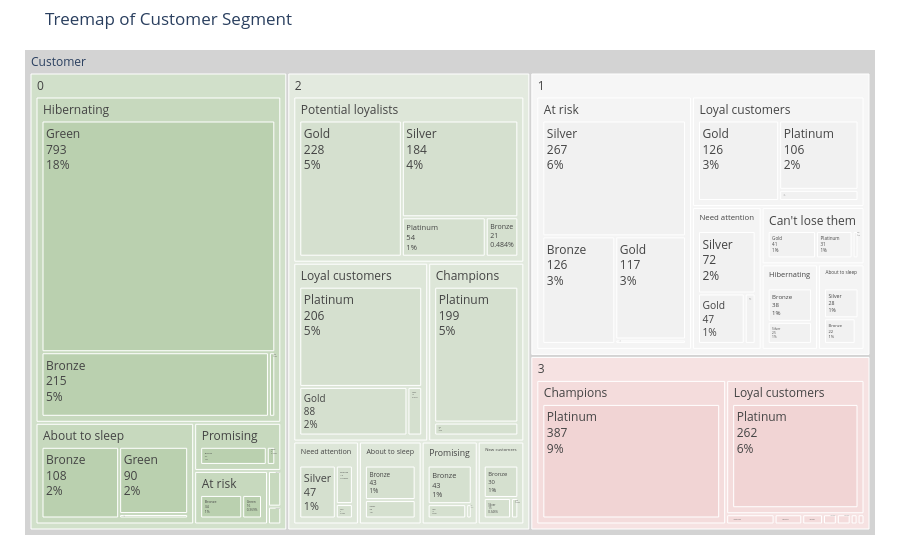

Notebook source saved alongside this figure:
### Code cell
# Aggregate data by each customer
fig5 = rfm.groupby(['Cluster', 'Segment', 'Score']).agg({'CustomerID': lambda x: len(x)}).reset_index()

# Rename columns
fig5.rename(columns={'CustomerID': 'Count'}, inplace=True)
fig5['percent'] = (fig5['Count'] / fig5['Count'].sum()) * 100
fig5['percent'] = fig5['percent'].round(1)

fig5.head()
colors=['#bad0af','#d5e0cf','#f1f1f1','#f1d4d4'] #color palette
import plotly.express as px
fig = px.treemap(fig5, path=[px.Constant("Customer"), 'Cluster', 'Segment', 'Score'], values='Count'
                ,title="Treemap of Customer Segment")
fig.update_traces(root_color="lightgrey")
fig.update_layout(margin = dict(t=50, l=25, r=25, b=25))

fig.update_layout(
    treemapcolorway = colors, #defines the colors in the treemap
    margin = dict(t=50, l=25, r=25, b=25))

fig.data[0].textinfo = 'label+text+value+percent root'
fig.show()

### Figure 1 — Plotly figure (JSON) as saved in the notebook; plotly's stock layout.template omitted (floating-point values rounded to 4 significant figures)
{"data": [{"branchvalues": "total", "domain": {"x": [0, 1], "y": [0, 1]}, "hovertemplate": "labels=%{label}<br>Count=%{value}<br>parent=%{parent}<br>id=%{id}<extra></extra>", "ids": ["Customer/0/About to sleep/Bronze", "Customer/0/About to sleep/Green", "Customer/0/About to sleep/Silver", "Customer/0/At risk/Bronze", "Customer/0/At risk/Green", "Customer/0/Hibernating/Bronze", "Customer/0/Hibernating/Green", "Customer/0/Hibernating/Silver", "Customer/0/Need attention/Bronze", "Customer/0/New customers/Bronze", "Customer/0/New customers/Silver", "Customer/0/Promising/Bronze", "Customer/0/Promising/Silver", "Customer/1/About to sleep/Bronze", "Customer/1/About to sleep/Gold", "Customer/1/About to sleep/Silver", "Customer/1/At risk/Bronze", "Customer/1/At risk/Gold", "Customer/1/At risk/Green", "Customer/1/At risk/Silver", "Customer/1/Can't lose them/Gold", "Customer/1/Can't lose them/Platinum", "Customer/1/Can't lose them/Silver", "Customer/1/Hibernating/Bronze", "Customer/1/Hibernating/Silver", "Customer/1/Loyal customers/Gold", "Customer/1/Loyal customers/Platinum", "Customer/1/Loyal customers/Silver", "Customer/1/Need attention/Bronze", "Customer/1/Need attention/Gold", "Customer/1/Need attention/Silver", "Customer/2/About to sleep/Bronze", "Customer/2/About to sleep/Silver", "Customer/2/Champions/Gold", "Customer/2/Champions/Platinum", "Customer/2/Loyal customers/Gold", "Customer/2/Loyal customers/Platinum", "Customer/2/Loyal customers/Silver", "Customer/2/Need attention/Bronze", "Customer/2/Need attention/Gold", "Customer/2/Need attention/Silver", "Customer/2/New customers/Bronze", "Customer/2/New customers/Gold", "Customer/2/New customers/Silver", "Customer/2/Potential loyalists/Bronze", "Customer/2/Potential loyalists/Gold", "Customer/2/Potential loyalists/Platinum", "Customer/2/Potential loyalists/Silver", "Customer/2/Promising/Bronze", "Customer/2/Promising/Gold", "Customer/2/Promising/Silver", "Customer/3/About to sleep/Gold", "Customer/3/At risk/Gold", "Customer/3/Can't lose them/Platinum", "Customer/3/Champions/Platinum", "Customer/3/Hibernating/Bronze", "Customer/3/Loyal customers/Platinum", "Customer/3/Need attention/Gold", "Customer/3/New customers/Gold", "Customer/3/Potential loyalists/Platinum", "Customer/0/About to sleep", "Customer/0/At risk", "Customer/0/Hibernating", "Customer/0/Need attention", "Customer/0/New customers", "Customer/0/Promising", "Customer/1/About to sleep", "Customer/1/At risk", "Customer/1/Can't lose them", "Customer/1/Hibernating", "Customer/1/Loyal customers", "Customer/1/Need attention", "Customer/2/About to sleep", "Customer/2/Champions", "Customer/2/Loyal customers", "Customer/2/Need attention", "Customer/2/New customers", "Customer/2/Potential loyalists", "Customer/2/Promising", "Customer/3/About to sleep", "Customer/3/At risk", "Customer/3/Can't lose them", "Customer/3/Champions", "Customer/3/Hibernating", "Customer/3/Loyal customers", "Customer/3/Need attention", "Customer/3/New customers", "Customer/3/Potential loyalists", "Customer/0", "Customer/1", "Customer/2", "Customer/3", "Customer"], "labels": ["Bronze", "Green", "Silver", "Bronze", "Green", "Bronze", "Green", "Silver", "Bronze", "Bronze", "Silver", "Bronze", "Silver", "Bronze", "Gold", "Silver", "Bronze", "Gold", "Green", "Silver", "Gold", "Platinum", "Silver", "Bronze", "Silver", "Gold", "Platinum", "Silver", "Bronze", "Gold", "Silver", "Bronze", "Silver", "Gold", "Platinum", "Gold", "Platinum", "Silver", "Bronze", "Gold", "Silver", "Bronze", "Gold", "Silver", "Bronze", "Gold", "Platinum", "Silver", "Bronze", "Gold", "Silver", "Gold", "Gold", "Platinum", "Platinum", "Bronze", "Platinum", "Gold", "Gold", "Platinum", "About to sleep", "At risk", "Hibernating", "Need attention", "New customers", "Promising", "About to sleep", "At risk", "Can't lose them", "Hibernating", "Loyal customers", "Need attention", "About to sleep", "Champions", "Loyal customers", "Need attention", "New customers", "Potential loyalists", "Promising", "About to sleep", "At risk", "Can't lose them", "Champions", "Hibernating", "Loyal customers", "Need attention", "New customers", "Potential loyalists", "0", "1", "2", "3", "Customer"], "name": "", "parents": ["Customer/0/About to sleep", "Customer/0/About to sleep", "Customer/0/About to sleep", "Customer/0/At risk", "Customer/0/At risk", "Customer/0/Hibernating", "Customer/0/Hibernating", "Customer/0/Hibernating", "Customer/0/Need attention", "Customer/0/New customers", "Customer/0/New customers", "Customer/0/Promising", "Customer/0/Promising", "Customer/1/About to sleep", "Customer/1/About to sleep", "Customer/1/About to sleep", "Customer/1/At risk", "Customer/1/At risk", "Customer/1/At risk", "Customer/1/At risk", "Customer/1/Can't lose them", "Customer/1/Can't lose them", "Customer/1/Can't lose them", "Customer/1/Hibernating", "Customer/1/Hibernating", "Customer/1/Loyal customers", "Customer/1/Loyal customers", "Customer/1/Loyal customers", "Customer/1/Need attention", "Customer/1/Need attention", "Customer/1/Need attention", "Customer/2/About to sleep", "Customer/2/About to sleep", "Customer/2/Champions", "Customer/2/Champions", "Customer/2/Loyal customers", "Customer/2/Loyal customers", "Customer/2/Loyal customers", "Customer/2/Need attention", "Customer/2/Need attention", "Customer/2/Need attention", "Customer/2/New customers", "Customer/2/New customers", "Customer/2/New customers", "Customer/2/Potential loyalists", "Customer/2/Potential loyalists", "Customer/2/Potential loyalists", "Customer/2/Potential loyalists", "Customer/2/Promising", "Customer/2/Promising", "Customer/2/Promising", "Customer/3/About to sleep", "Customer/3/At risk", "Customer/3/Can't lose them", "Customer/3/Champions", "Customer/3/Hibernating", "Customer/3/Loyal customers", "Customer/3/Need attention", "Customer/3/New customers", "Customer/3/Potential loyalists", "Customer/0", "Customer/0", "Customer/0", "Customer/0", "Customer/0", "Customer/0", "Customer/1", "Customer/1", "Customer/1", "Customer/1", "Customer/1", "Customer/1", "Customer/2", "Customer/2", "Customer/2", "Customer/2", "Customer/2", "Customer/2", "Customer/2", "Customer/3", "Customer/3", "Customer/3", "Customer/3", "Customer/3", "Customer/3", "Customer/3", "Customer/3", "Customer/3", "Customer", "Customer", "Customer", "Customer", ""], "root": {"color": "lightgrey"}, "textinfo": "label+text+value+percent root", "type": "treemap", "values": [108.0, 90.0, 6.0, 34.0, 16.0, 215.0, 793.0, 6.0, 3.0, 5.0, 1.0, 47.0, 6.0, 22.0, 2.0, 28.0, 126.0, 117.0, 5.0, 267.0, 41.0, 31.0, 5.0, 38.0, 25.0, 126.0, 106.0, 17.0, 11.0, 47.0, 72.0, 43.0, 23.0, 19.0, 199.0, 88.0, 206.0, 12.0, 16.0, 6.0, 47.0, 30.0, 4.0, 15.0, 21.0, 228.0, 54.0, 184.0, 43.0, 2.0, 14.0, 1.0, 1.0, 4.0, 387.0, 3.0, 262.0, 2.0, 2.0, 7.0, 204.0, 50.0, 1014.0, 3.0, 6.0, 53.0, 52.0, 515.0, 77.0, 63.0, 249.0, 130.0, 66.0, 218.0, 306.0, 69.0, 49.0, 487.0, 59.0, 1.0, 1.0, 4.0, 387.0, 3.0, 262.0, 2.0, 2.0, 7.0, 1330.0, 1086.0, 1254.0, 669.0, 4339.0]}], "layout": {"autosize": true, "legend": {"tracegroupgap": 0}, "margin": {"b": 25, "l": 25, "r": 25, "t": 50}, "title": {"text": "Treemap of Customer Segment"}, "treemapcolorway": ["#bad0af", "#d5e0cf", "#f1f1f1", "#f1d4d4"]}}
